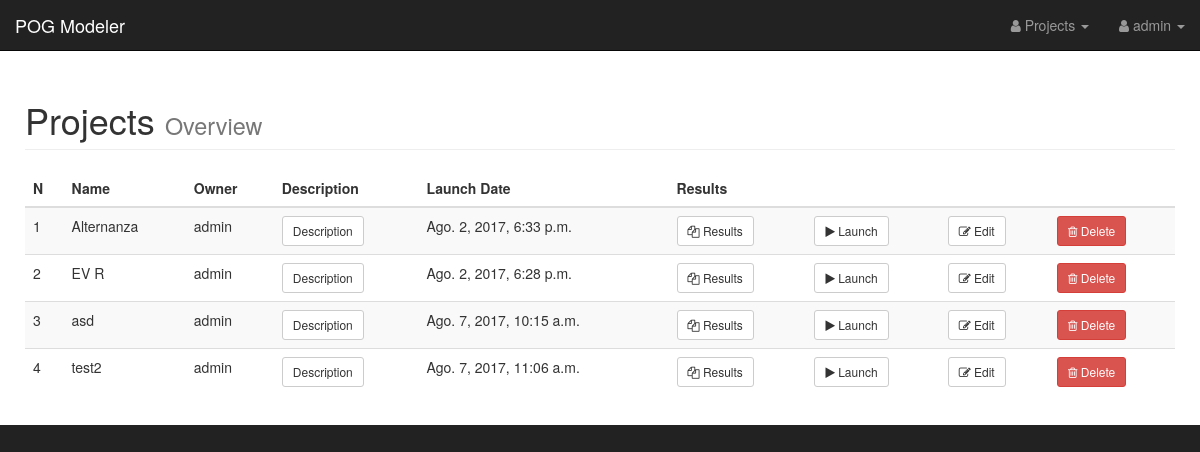
Screenshot of / (signed in) with the database file from the repository.
### AWD_Zanasi/models.py (models this page shows, shortened)
class Project(models.Model):
    name = models.CharField(max_length=200, default='project', help_text='Project name')
    user = models.ForeignKey(settings.AUTH_USER_MODEL, default='admin')
    matlab_file = models.FileField(upload_to=matlab_file_path, help_text="Matlab POG code file")
    proj_desc = models.CharField(max_length=400, blank=True, null=True, help_text="Project description")
    launch_date = models.DateTimeField(verbose_name='Launch Date', blank=True,
                                       null=True, help_text='Project last execution date')
    is_example = models.BooleanField(default=False,
                                     help_text='Used only by an Admin user to mark a project as an example for users.')

### AWD_Zanasi/views.py (the view)
# urls.py: url(r'^$', views.index, name='index'),
def index(request):
    if request.user.is_authenticated:
        if request.user.is_superuser:
            projects = Project.objects.all()
            results = ProjectOutput.objects.all()
        else:
            projects = Project.objects.filter(user=request.user)
            results = ProjectOutput.objects.filter(project__in=projects)
        return render(request, 'AWD_Zanasi/home.html',
                      {
                          'projects': projects,
                          'project_outputs': results
                      }
                      )
    return render(request, 'AWD_Zanasi/home.html')

### AWD_Zanasi/templates/AWD_Zanasi/home.html (shortened to what this page needs)
{% extends "AWD_Zanasi/base.html" %}
{% block container %}
    <div class="container-fluid">
        {% if user.is_authenticated %}
            <div class="row">
                <div class="col-lg-12">
                    <h1 class="page-header">
                        Projects
                        <small>Overview</small>
                    </h1>
                </div>
            </div>
            <div class="table-responsive">
                <table class="table table-hover table-striped">
                    <thead>
                    <tr>
                        <th>N</th>
                        <th>Name</th>
                        {% if user.is_superuser %}
                            <th>Owner</th>
                        {% endif %}
                        <th>Description</th>
                        <th>Launch Date</th>
                        <th>Results</th>
                        <th></th>
                        <th></th>
                        <th></th>
                    </tr>
                    </thead>
                    <tbody>
                    {% for project in projects %}
                        <tr>
                            <td>{{ forloop.counter }}</td>
                            <td>{{ project.name }}</td>
                            {% if user.is_superuser %}
                                <td>{{ project.user.username }}</td>
                            {% endif %}
                            <td>
                                <button type="button" class="btn btn-default btn-sm" data-toggle="modal"
                                        data-target="#modal-{{ forloop.counter }}">
                                    Description
                                </button>
                            </td>
                            <td>{{ project.launch_date }}</td>
                            {% if project.launch_date %}
                                <td><a class="btn btn-default btn-sm" role="button"
                                       href="{% url 'project_results' project.id %}"><i class="fa fa-files-o"></i>
                                    Results</a></td>
                            {% else %}
                                <td>No Results</td>
                            {% endif %}
                            <td><a id="launchproj" class="btn btn-default btn-sm" role="button"
                                   href="{% url 'launch_project' project.id %}"><i class="fa fa-play"></i>
                                Launch</a></td>
                            <td><a class="btn btn-default btn-sm" role="button"
                                   href="{% url 'edit_project' project.id %}"><i class="fa fa-edit"></i> Edit</a></td>
                            <th>
                                <form id="deleteForm"
                                      class="form-horizontal"
                                      action="{% url 'delete_project' project.id %}"
                                      method="POST"
                                      onsubmit="return confirm('Are you sure you want to delete Project {{ project.name }}?' );">
                                    <button type="submit" class="btn btn-danger btn-sm" value="Submit Button">
                                        <i class=" fa fa-trash-o"></i> Delete
                                    </button>
                                </form>
                            </th>
                        </tr>
                    {% endfor %}
                    </tbody>
                </table>
            </div>
        {% endif %}
    </div>
{% endblock %}

### AWD_Zanasi/templates/AWD_Zanasi/base.html (shortened to what this page needs)
{% load staticfiles %}
<!DOCTYPE html>
<html lang="en">
<head>
    {% load static %}
    <link href="{% static "/AWD_Zanasi/css/bootstrap.min.css" %}" rel="stylesheet">
    <link href="{% static "/AWD_Zanasi/css/sb-admin.css" %}" rel="stylesheet">
    <link href="{% static "/AWD_Zanasi/font-awesome/css/font-awesome.min.css" %}" rel="stylesheet" type="text/css">
</head>
<body>
<div id="wrapper">
    <nav class="navbar navbar-inverse navbar-fixed-top" role="navigation">
        <div class="navbar-header">
            <a class="navbar-brand" href="{% url 'index' %}">POG Modeler</a>
        </div>
        <ul class="nav navbar-right top-nav">
            {% if user.is_authenticated %}
                <li class="dropdown">
                    <a href="#" class="dropdown-toggle" data-toggle="dropdown"><i
                            class="fa fa-user"></i> Projects <b
                            class="caret"></b></a>
                </li>
                <li class="dropdown">
                    <a href="#" class="dropdown-toggle" data-toggle="dropdown"><i
                            class="fa fa-user"></i> {{ user.username }} <b
                            class="caret"></b></a>
                </li>
            {% else %}
                <li>
                    <a href="{% url 'auth_login' %}"><i class="fa fa-sign-in"></i> Login </a>
                </li>
            {% endif %}
        </ul>
    </nav>
    <div id="page-wrapper">
        {% block container %}
        {% endblock %}
    </div>
</div>
</body>
</html>

### AWD_Zanasi/static/AWD_Zanasi/css/sb-admin.css (style rules this page uses)
body { margin-top: 100px; background-color: #222; }
@media (min-width:768px) { body { margin-top: 50px; } }
#wrapper { padding-left: 0; }
#page-wrapper { width: 100%; padding: 0; background-color: #fff; }
@media (min-width:768px) { #page-wrapper { padding: 10px; } }
.top-nav { padding: 0 15px; }
.top-nav>li { display: inline-block; float: left; }
.top-nav>li>a { padding-top: 15px; padding-bottom: 15px; line-height: 20px; color: #999; }

### rows the page displays
Project: name "Alternanza", user.username "admin", launch_date "Ago. 2, 2017, 6:33 p.m.", shows "Results"
Project: name "EV R", user.username "admin", launch_date "Ago. 2, 2017, 6:28 p.m.", shows "Results"
Project: name "asd", user.username "admin", launch_date "Ago. 7, 2017, 10:15 a.m.", shows "Results"
Project: name "test2", user.username "admin", launch_date "Ago. 7, 2017, 11:06 a.m.", shows "Results"

### other values shown
{{ user.username }} "admin"
